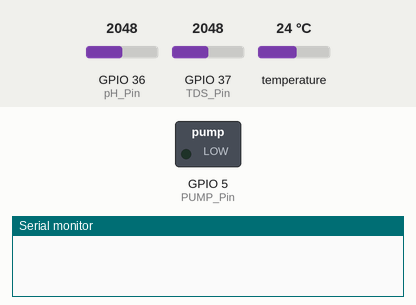
The sketch below on a simulated ESP32. Shown: switched loads named in the sketch (green lamp = pin HIGH), the last lines printed to the serial monitor. The inputs (shaded band) are chosen by the test bench; at power-on: GPIO 36 (pH_Pin) = 2048, GPIO 37 (TDS_Pin) = 2048, temperature 24 °C. WiFi joins after 1.5 s; servers stay silent unless stated.

Above: at 0.1 s.
At 2.6 s:
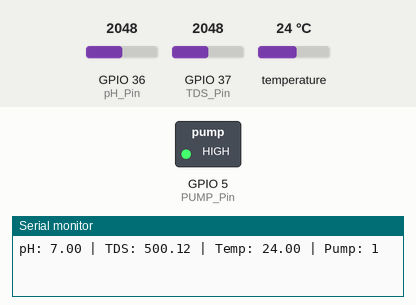
Timing chart, 0 to 4.1 s (numbered marks = the images above):
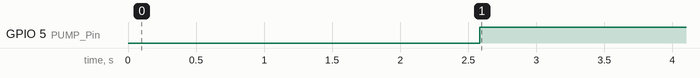

Measured:
- by itself, GPIO 5 (PUMP_Pin): LOW → HIGH at 2.6 s

The sketch:

esp32.ino
```cpp
#define BLYNK_TEMPLATE_NAME "Water Quality Monitoring"
#define BLYNK_AUTH_TOKEN "I8TqzBX-kiSCSXz2i9EsRUqTmyHcsdhk"

const char* apiKey = "YBGCV3JZLPK82D5Y";

// WiFi credentials
char ssid[] = "UIU-STUDENT";
char pass[] = "12345678";

#include <WiFi.h>
#include <BlynkSimpleEsp32.h>
#include <OneWire.h>
#include <DallasTemperature.h>

// Sensor Pins
#define pH_Pin A0
#define TDS_Pin A1
#define TEMP_Pin 2
#define PUMP_Pin 5

OneWire oneWire(TEMP_Pin);
DallasTemperature sensors(&oneWire);

// Global Variables
float pH_value = 7.0;
float TDS_value = 300;
float Temp_value = 30;
String WaterStatus = "SAFE";

void setup() {
  Serial.begin(115200);
  pinMode(PUMP_Pin, OUTPUT);

  sensors.begin();
  Blynk.begin(BLYNK_AUTH_TOKEN, ssid, pass);
}

void loop() {
  // Read Sensors
  pH_value = analogRead(pH_Pin) * 14.0 / 4095;
  TDS_value = analogRead(TDS_Pin) * 1000.0 / 4095;
  sensors.requestTemperatures();
  Temp_value = sensors.getTempCByIndex(0);

  // Determine Water Status
  if (pH_value < 6.5 || pH_value > 8.5 || TDS_value > 500) {
    WaterStatus = "UNSAFE";
    digitalWrite(PUMP_Pin, HIGH);
  }
  else if (Temp_value > 50) {
    WaterStatus = "ALERT";
    digitalWrite(PUMP_Pin, LOW);
  }
  else {
    WaterStatus = "SAFE";
    digitalWrite(PUMP_Pin, LOW);
  }

  // Send live data to Blynk
  Blynk.virtualWrite(V0, pH_value);       // pH
  Blynk.virtualWrite(V1, TDS_value);      // TDS
  Blynk.virtualWrite(V2, Temp_value);     // Temp
  Blynk.virtualWrite(V4, digitalRead(PUMP_Pin)); // Pump ON/OFF

  // Serial Monitor
  Serial.print("pH: "); Serial.print(pH_value);
  Serial.print(" | TDS: "); Serial.print(TDS_value);
  Serial.print(" | Temp: "); Serial.print(Temp_value);
  Serial.print(" | Pump: "); Serial.println(digitalRead(PUMP_Pin));

  Blynk.run();
  delay(2000);
}
```
